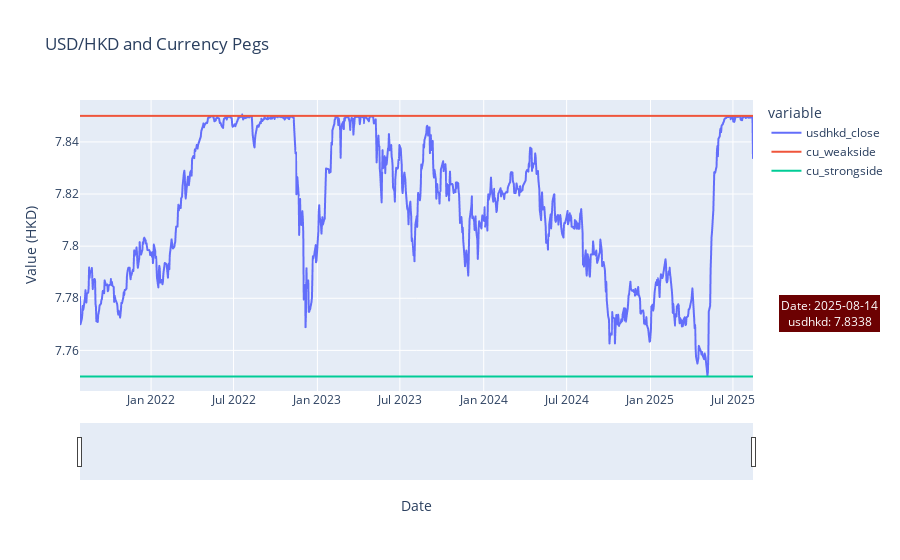

The notebook cell saved with this chart:
### Code cell
cu_fig = px.line(cu_df,
             x='end_of_date', y=['usdhkd_close', 'cu_weakside', 'cu_strongside'],
             title='USD/HKD and Currency Pegs',
             labels={'end_of_date': 'Date', 'value': 'Value (HKD)'},
             )


last_date = cu_df['end_of_date'].iloc[0]
last_usdhkd_close = round(cu_df['usdhkd_close'].iloc[0],4)

cu_fig.add_annotation(
    text=f"Date: {last_date.strftime('%Y-%m-%d')}<br>usdhkd: {last_usdhkd_close}",
    xref="paper", yref="paper",
    x=1.19, y=0.2,  
    showarrow=False,
    bgcolor="rgba(108, 1, 2, 1)",
    borderwidth=2,
    font=dict(size=12, color="white")
)

cu_fig.update_layout(
    xaxis_rangeslider_visible=True,
)

cu_fig.show()

### Figure 1 — Plotly figure (JSON) as saved in the notebook; plotly's stock layout.template omitted (floating-point values rounded to 4 significant figures; data arrays with more than 128 entries replaced by an {"elided": "..."} marker saying what was removed)
{"data": [{"hovertemplate": "variable=usdhkd_close<br>Date=%{x}<br>Value (HKD)=%{y}<extra></extra>", "legendgroup": "usdhkd_close", "line": {"color": "#636efa", "dash": "solid"}, "marker": {"symbol": "circle"}, "mode": "lines", "name": "usdhkd_close", "showlegend": true, "type": "scattergl", "x": {"elided": "999 str values"}, "xaxis": "x", "y": {"elided": "999 float values"}, "yaxis": "y"}, {"hovertemplate": "variable=cu_weakside<br>Date=%{x}<br>Value (HKD)=%{y}<extra></extra>", "legendgroup": "cu_weakside", "line": {"color": "#EF553B", "dash": "solid"}, "marker": {"symbol": "circle"}, "mode": "lines", "name": "cu_weakside", "showlegend": true, "type": "scattergl", "x": {"elided": "999 str values"}, "xaxis": "x", "y": {"elided": "999 float values"}, "yaxis": "y"}, {"hovertemplate": "variable=cu_strongside<br>Date=%{x}<br>Value (HKD)=%{y}<extra></extra>", "legendgroup": "cu_strongside", "line": {"color": "#00cc96", "dash": "solid"}, "marker": {"symbol": "circle"}, "mode": "lines", "name": "cu_strongside", "showlegend": true, "type": "scattergl", "x": {"elided": "999 str values"}, "xaxis": "x", "y": {"elided": "999 float values"}, "yaxis": "y"}], "layout": {"annotations": [{"bgcolor": "rgba(108, 1, 2, 1)", "borderwidth": 2, "font": {"color": "white", "size": 12}, "showarrow": false, "text": "Date: 2025-08-14<br>usdhkd: 7.8338", "x": 1.19, "xref": "paper", "y": 0.2, "yref": "paper"}], "legend": {"title": {"text": "variable"}, "tracegroupgap": 0}, "title": {"text": "USD/HKD and Currency Pegs"}, "xaxis": {"anchor": "y", "domain": [0, 1], "rangeslider": {"visible": true}, "title": {"text": "Date"}}, "yaxis": {"anchor": "x", "domain": [0, 1], "title": {"text": "Value (HKD)"}}}}
